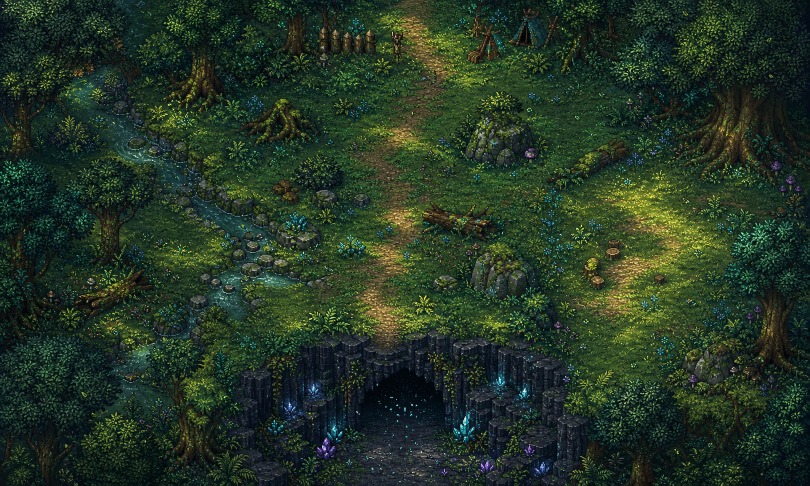
#> input picture projects/TensuraGame/project/assets/source/jura_forest_scene/jura_forest_approach_background_source_v2.png, 1619 x 971 px (shown at 1/2 size)
$ python process_jura_scene_and_battle_assets.py
#> lines starting #> are read from the running program, lines starting #| are printed output that depends on the picture; after the words box and inside, x2 and y2 are one past the last pixel; in counts of white or black regions, pixels touching at a corner belong together
from pathlib import Path

from PIL import Image


PROJECT_ROOT = Path(__file__).resolve().parents[1] / "project"
SOURCE_DIR = PROJECT_ROOT / "assets" / "source" / "jura_forest_scene"
BACKGROUND_DIR = PROJECT_ROOT / "assets" / "sprites" / "backgrounds"
CUTSCENE_DIR = PROJECT_ROOT / "assets" / "sprites" / "cutscenes" / "cave_exit"
VFX_DIR = PROJECT_ROOT / "assets" / "sprites" / "vfx" / "battle"


def quantized_rgb(image: Image.Image, size: tuple[int, int], colors: int = 128) -> Image.Image:
    resized = image.convert("RGB").resize(size, Image.Resampling.NEAREST)
    return resized.quantize(colors=colors, dither=Image.Dither.NONE).convert("RGB")


def center_crop_aspect(image: Image.Image, size: tuple[int, int]) -> Image.Image:
    target_ratio = size[0] / size[1]
    source_ratio = image.width / image.height
    if source_ratio > target_ratio:
        crop_width = round(image.height * target_ratio)
        left = (image.width - crop_width) // 2
        return image.crop((left, 0, left + crop_width, image.height))
    crop_height = round(image.width / target_ratio)
    top = (image.height - crop_height) // 2
    return image.crop((0, top, image.width, top + crop_height))


def normalized_rgba(image: Image.Image, size: tuple[int, int]) -> Image.Image:
    rgba = image.convert("RGBA").resize(size, Image.Resampling.NEAREST)
    alpha = rgba.getchannel("A").point(lambda value: 0 if value < 48 else 255)
    rgba.putalpha(alpha)
    return rgba


def split_grid(image: Image.Image, columns: int, rows: int, inset: int = 0):
    cell_width = image.width // columns
    cell_height = image.height // rows
    for row in range(rows):
        for column in range(columns):
            left = column * cell_width + inset
            top = row * cell_height + inset
            right = (column + 1) * cell_width - inset
            bottom = (row + 1) * cell_height - inset
            yield image.crop((left, top, right, bottom))


def process_background() -> None:
    source = Image.open(SOURCE_DIR / "jura_forest_approach_background_source_v2.png")
#> source is the input picture: PIL image 1619x971 RGB; mean R, G, B 36.5, 54, 37.1
    result = quantized_rgb(center_crop_aspect(source, (640, 512)), (640, 512), 160)
    result.save(BACKGROUND_DIR / "jura_forest_approach_background_v2.png", optimize=True)


def process_expanded_background() -> None:
    source = Image.open(SOURCE_DIR / "jura_forest_expanded_background_source_v3.png")
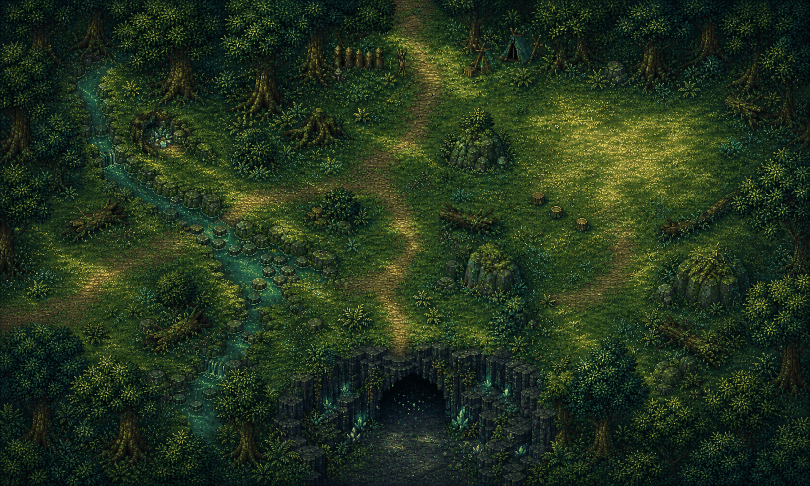
#> input picture projects/TensuraGame/project/assets/source/jura_forest_scene/jura_forest_expanded_background_source_v3.png, 1619 x 971 px (shown at 1/2 size)
#> source is the input picture: PIL image 1619x971 RGB; mean R, G, B 35.4, 51.5, 29.1
    result = quantized_rgb(center_crop_aspect(source, (1280, 768)), (1280, 768), 192)
    result.save(BACKGROUND_DIR / "jura_forest_expanded_background_v3.png", optimize=True)


def process_cinematic() -> None:
    source = Image.open(SOURCE_DIR / "cutscene_cave_exit_story_sheet_source_v1.png")
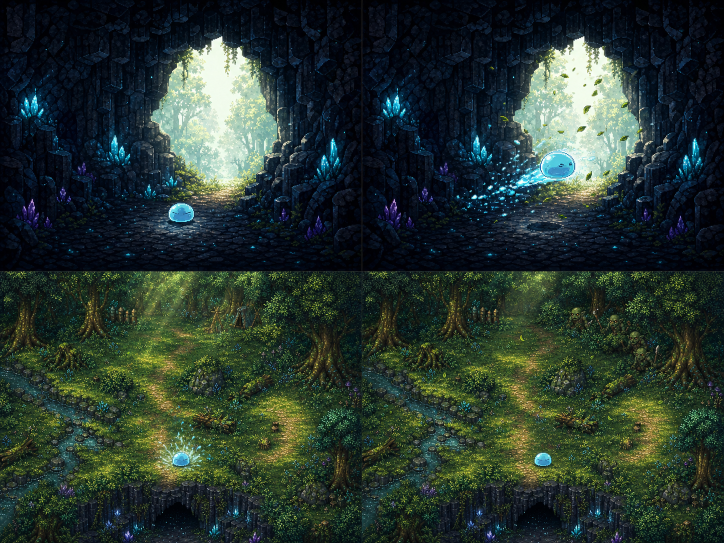
#> input picture projects/TensuraGame/project/assets/source/jura_forest_scene/cutscene_cave_exit_story_sheet_source_v1.png, 1448 x 1086 px (shown at 1/2 size)
#> source is the input picture: PIL image 1448x1086 RGB; mean R, G, B 39.9, 54.6, 47.5
    for index, frame in enumerate(split_grid(source, 2, 2), start=1):
        result = quantized_rgb(frame, (640, 480), 160)
        result.save(CUTSCENE_DIR / f"cutscene_cave_exit_story_{index:02d}.png", optimize=True)
#> this loop made 4 passes


def process_vfx(source_name: str, output_prefix: str, frame_count: int) -> None:
#> called with source_name = 'battle_hydrolamina_sheet_alpha_v1.png', output_prefix = 'battle_hydrolamina_v1', frame_count = 6
    source = Image.open(SOURCE_DIR / source_name)
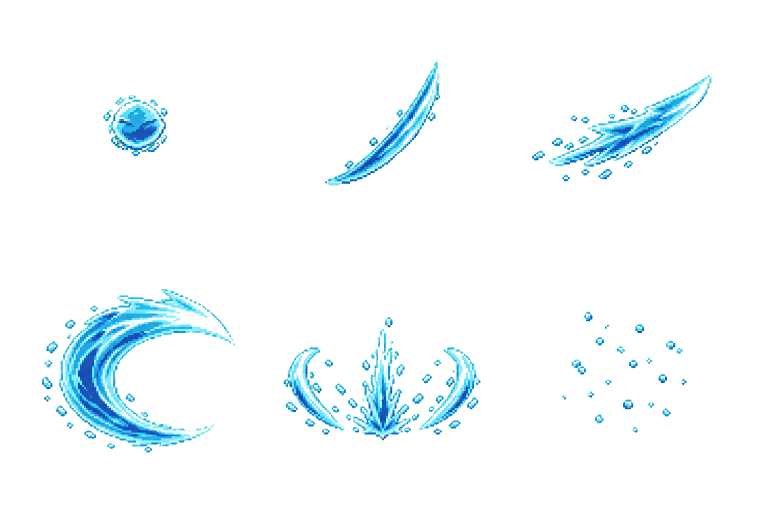
#> input picture projects/TensuraGame/project/assets/source/jura_forest_scene/battle_hydrolamina_sheet_alpha_v1.png, 1536 x 1024 px (shown at 1/2 size)
#> source is the input picture: PIL image 1536x1024 RGBA; mean R, G, B, A 8, 15.3, 18.1, 19.3
    frames = list(split_grid(source, 3, 2, inset=4))
#> frames = 6 items
    for index, frame in enumerate(frames[:frame_count], start=1):
        result = normalized_rgba(frame, (192, 192))
        result.save(VFX_DIR / f"{output_prefix}_{index:02d}.png", optimize=True)
#> this loop made 6 passes
#> pass 1, in normalized_rgba, `alpha = rgba.getchannel("A").point(lambda value: 0 if value < 48 else ..`:
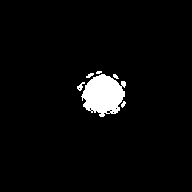
#> alpha: PIL image 192x192 L; 3.9% white; 6 white regions (2 under 20 px), largest, box (x1, y1, x2, y2) and area: (81, 74, 126, 117) 1308, (77, 82, 85, 91) 34, (86, 73, 94, 78) 24, (121, 101, 126, 108) 21


def main() -> None:
    BACKGROUND_DIR.mkdir(parents=True, exist_ok=True)
    CUTSCENE_DIR.mkdir(parents=True, exist_ok=True)
    VFX_DIR.mkdir(parents=True, exist_ok=True)
    process_background()
    process_expanded_background()
    process_cinematic()
    process_vfx("battle_hydrolamina_sheet_alpha_v1.png", "battle_hydrolamina_v1", 6)
    process_vfx("battle_guard_reaction_sheet_alpha_v1.png", "battle_guard_reaction_v1", 5)
#> call 2 of process_vfx, with source_name = 'battle_guard_reaction_sheet_alpha_v1.png', output_prefix = 'battle_guard_reaction_v1', frame_count = 5
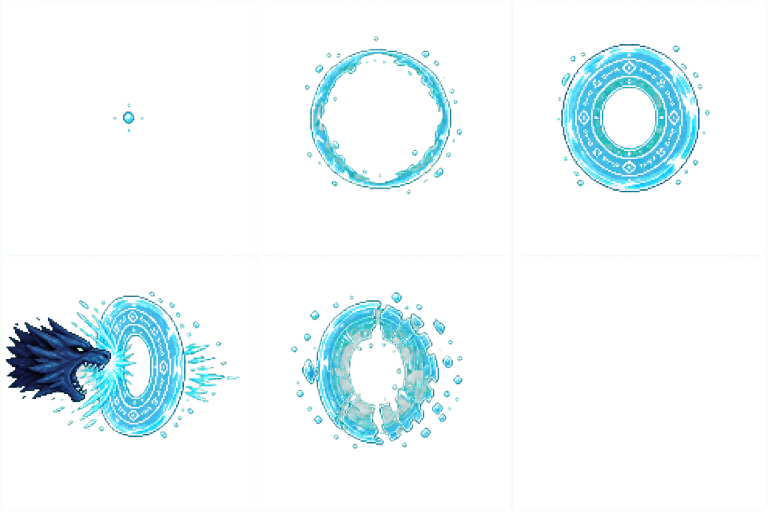
#> input picture projects/TensuraGame/project/assets/source/jura_forest_scene/battle_guard_reaction_sheet_alpha_v1.png, 1536 x 1024 px (shown at 1/2 size)
#> in process_vfx, source is the input picture: PIL image 1536x1024 RGBA; mean R, G, B, A 17.3, 28.2, 30.6, 34.1
#> the loop in process_vfx (call 2), `for index, frame in enumerate(frames[:frame_count], start=1):` made 5 passes
    process_vfx("battle_dire_wolf_strike_sheet_alpha_v1.png", "battle_dire_wolf_strike_v1", 6)
#> call 3 of process_vfx, with output_prefix = 'battle_dire_wolf_strike_v1', frame_count = 6
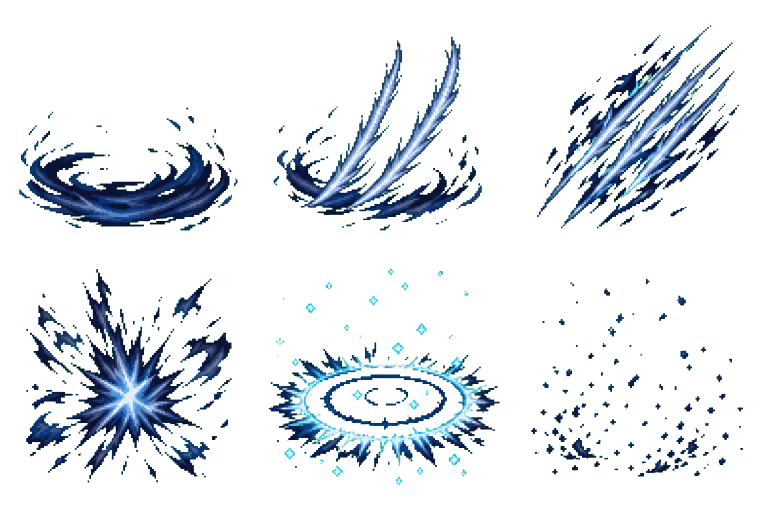
#> input picture projects/TensuraGame/project/assets/source/jura_forest_scene/battle_dire_wolf_strike_sheet_alpha_v1.png, 1536 x 1024 px (shown at 1/2 size)
#> in process_vfx, source is the input picture: PIL image 1536x1024 RGBA; mean R, G, B, A 7, 12.1, 17.6, 35.4
#> the loop in process_vfx (call 3), `for index, frame in enumerate(frames[:frame_count], start=1):` made 6 passes
#> after the loop in process_vfx (call 3), `for index, frame in enumerate(frames[:frame_count], start=1):`:
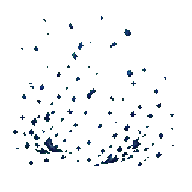
#> result: PIL image 192x192 RGBA; mean R, G, B, A 0.5, 1.7, 2.9, 10.1; transparent parts drawn white


if __name__ == "__main__":
    main()
